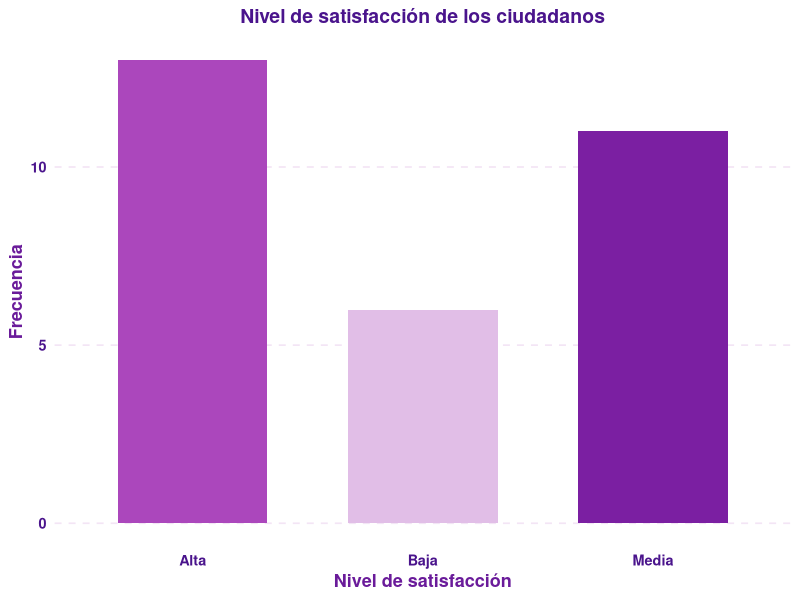
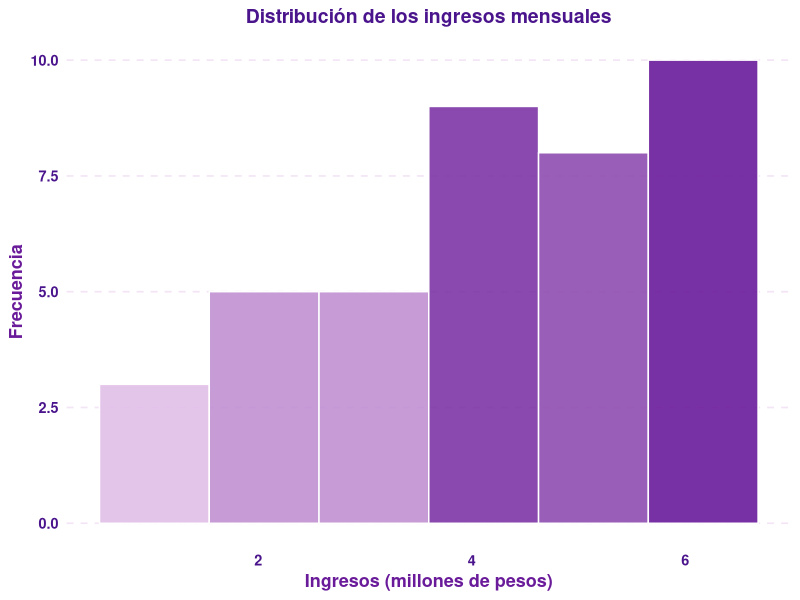
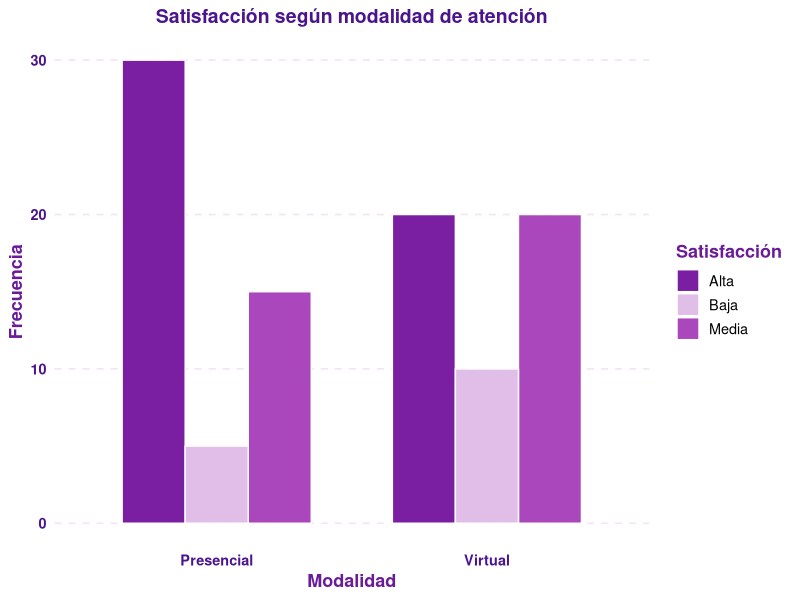
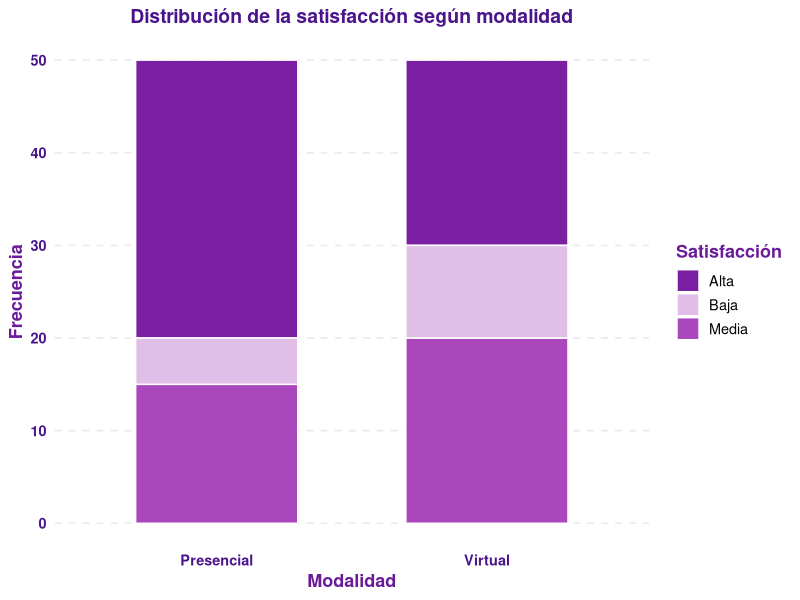
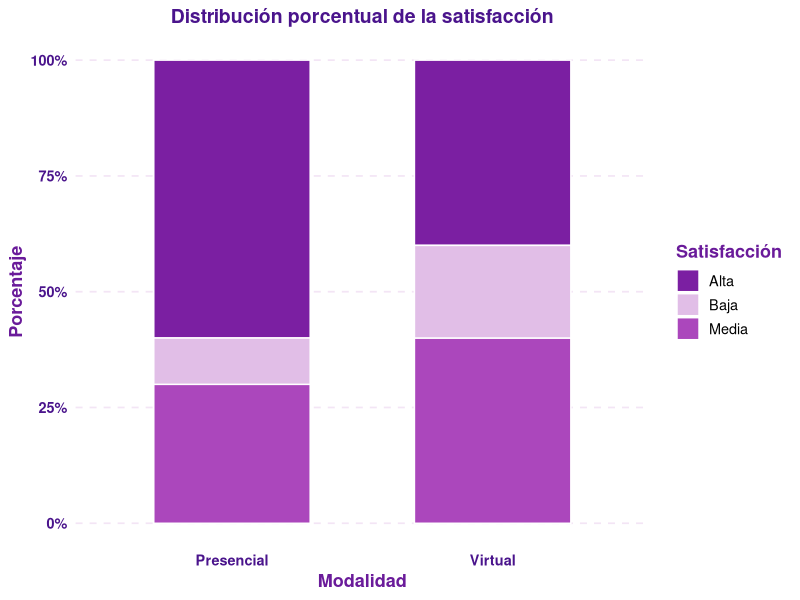

Write R code to recreate these figures, in order.
## ---- chunk 1
ipak <- function(pkg){

  options(repos = c(CRAN="https://cloud.r-project.org"))

  new.pkg <- pkg[!(pkg %in% rownames(installed.packages()))]

  if(length(new.pkg)) install.packages(new.pkg, dependencies = TRUE)

  invisible(lapply(pkg, function(p)
    suppressPackageStartupMessages(library(p, character.only = TRUE))
  ))
}

packages <- c("tidyverse","kableExtra","psych","readxl")

ipak(packages)
## ---- chunk 2
tramites <- c(
  1,2,1,3,2,4,1,2,3,1,
  2,3,2,1,4,2,3,1,2,3
)

table(tramites)
## ---- chunk 3
freq <- table(tramites)

freq_abs_acum <- cumsum(freq)

freq_abs_acum
## ---- chunk 4
frecuencias <- as.data.frame(table(tramites))

names(frecuencias) <- c("Valor", "fi")

frecuencias$Fi <- cumsum(frecuencias$fi)

frecuencias$hi <- frecuencias$fi / sum(frecuencias$fi)

frecuencias$Hi <- cumsum(frecuencias$hi)

frecuencias$Porcentaje <- frecuencias$hi * 100

frecuencias
## ---- chunk 5
frecuencias$hi <- round(frecuencias$hi, 4)

frecuencias$Hi <- round(frecuencias$Hi, 4)

frecuencias$Porcentaje <- round(
  frecuencias$Porcentaje, 2
)

frecuencias
## ---- chunk 6
satisfaccion <- c(
  "Alta","Media","Baja","Alta","Media",
  "Alta","Baja","Media","Alta","Alta",
  "Media","Baja","Alta","Media","Alta",
  "Baja","Media","Alta","Media","Alta",
  "Baja","Alta","Media","Alta","Media",
  "Baja","Alta","Media","Alta","Media"
)

table(satisfaccion)
## ---- chunk 7
prop.table(table(satisfaccion))
## ---- chunk 8
round(prop.table(table(satisfaccion)) * 100, 2)
## ---- chunk 9
library(ggplot2)

ggplot(data.frame(satisfaccion), aes(x = satisfaccion, fill = satisfaccion)) +
  geom_bar(width = 0.65, show.legend = FALSE) +
  scale_fill_manual(values = c(
    "Alta"  = "#AB47BC",  # Lila intermedio / brillante
    "Baja"  = "#E1BEE7",  # Lila claro pastel
    "Media" = "#7B1FA2"   # Morado más profundo
  )) +
  labs(
    title = "Nivel de satisfacción de los ciudadanos",
    x = "Nivel de satisfacción",
    y = "Frecuencia"
  ) +
  theme_minimal(base_size = 13) +
  theme(
    plot.title = element_text(face = "bold", color = "#4A148C", size = 14, hjust = 0.5),
    axis.title = element_text(face = "bold", color = "#6A1B9A"),
    axis.text = element_text(color = "#4A148C", face = "bold"),
    panel.grid.major.x = element_blank(),
    panel.grid.minor = element_blank(),
    panel.grid.major.y = element_line(color = "#F3E5F5", linetype = "dashed")
  )
## ---- chunk 10
set.seed(123)

ingresos <- round(
  runif(40, 1.2, 6.5),
  2
)

ingresos
## ---- chunk 11
intervalos <- cut(
  ingresos,
  breaks = c(1, 2, 3, 4, 5, 6, 7),
  right = FALSE
)

table(intervalos)
## ---- chunk 12
library(ggplot2)

ggplot(data.frame(ingresos), aes(x = ingresos, fill = after_stat(count))) +
  geom_histogram(
    bins = 6,
    color = "white",
    alpha = 0.9,
    show.legend = FALSE
  ) +
  scale_fill_gradient(
    low = "#E1BEE7",   # Lila pastel suave para la barra de menor frecuencia
    high = "#6A1B9A"   # Morado oscuro intenso para la barra de mayor frecuencia
  ) +
  labs(
    title = "Distribución de los ingresos mensuales",
    x = "Ingresos (millones de pesos)",
    y = "Frecuencia"
  ) +
  theme_minimal(base_size = 13) +
  theme(
    plot.title = element_text(face = "bold", color = "#4A148C", size = 14, hjust = 0.5),
    axis.title = element_text(face = "bold", color = "#6A1B9A"),
    axis.text = element_text(color = "#4A148C", face = "bold"),
    panel.grid.major.x = element_blank(),
    panel.grid.minor = element_blank(),
    panel.grid.major.y = element_line(color = "#F3E5F5", linetype = "dashed")
  )
## ---- chunk 13
datos <- data.frame(
  Modalidad = c(
    "Presencial","Presencial","Presencial",
    "Virtual","Virtual","Virtual"
  ),
  Satisfaccion = c(
    "Alta","Media","Baja",
    "Alta","Media","Baja"
  ),
  Frecuencia = c(
    30,15,5,
    20,20,10
  )
)

datos
## ---- chunk 14
tabla <- xtabs(
  Frecuencia ~ Modalidad + Satisfaccion,
  data = datos
)

tabla
## ---- chunk 15
addmargins(tabla)
## ---- chunk 16
margin.table(tabla, 1)
## ---- chunk 17
margin.table(tabla, 2)
## ---- chunk 18
prop.table(tabla)
## ---- chunk 19
round(prop.table(tabla) * 100, 2)
## ---- chunk 20
prop.table(tabla, 1)
## ---- chunk 21
round(prop.table(tabla, 1) * 100, 2)
## ---- chunk 22
prop.table(tabla, 2)
## ---- chunk 23
round(prop.table(tabla, 2) * 100, 2)
## ---- chunk 24
library(ggplot2)

datos_grafico <- data.frame(
  Modalidad = rep(c("Presencial", "Virtual"), each = 3),
  Satisfaccion = rep(c("Alta", "Media", "Baja"), 2),
  Frecuencia = c(30, 15, 5, 20, 20, 10)
)

ggplot(datos_grafico, aes(x = Modalidad, y = Frecuencia, fill = Satisfaccion)) +
  geom_col(position = "dodge", width = 0.7, color = "white") +
  scale_fill_manual(values = c(
    "Alta"  = "#7B1FA2",  # Morado oscuro
    "Media" = "#AB47BC",  # Lila intermedio
    "Baja"  = "#E1BEE7"   # Lila pastel claro
  )) +
  labs(
    title = "Satisfacción según modalidad de atención",
    x = "Modalidad",
    y = "Frecuencia",
    fill = "Satisfacción"
  ) +
  theme_minimal(base_size = 13) +
  theme(
    plot.title = element_text(face = "bold", color = "#4A148C", size = 14, hjust = 0.5),
    axis.title = element_text(face = "bold", color = "#6A1B9A"),
    axis.text = element_text(color = "#4A148C", face = "bold"),
    legend.title = element_text(face = "bold", color = "#6A1B9A"),
    legend.position = "right",
    panel.grid.major.x = element_blank(),
    panel.grid.minor = element_blank(),
    panel.grid.major.y = element_line(color = "#F3E5F5", linetype = "dashed")
  )
## ---- chunk 25
ggplot(
  datos_grafico,
  aes(
    x = Modalidad,
    y = Frecuencia,
    fill = Satisfaccion
  )
) +
  geom_col(color = "white", width = 0.6) +
  scale_fill_manual(values = c(
    "Alta"  = "#7B1FA2",  # Morado oscuro
    "Media" = "#AB47BC",  # Lila intermedio
    "Baja"  = "#E1BEE7"   # Lila pastel claro
  )) +
  labs(
    title = "Distribución de la satisfacción según modalidad",
    x = "Modalidad",
    y = "Frecuencia",
    fill = "Satisfacción"
  ) +
  theme_minimal(base_size = 13) +
  theme(
    plot.title = element_text(face = "bold", color = "#4A148C", size = 14, hjust = 0.5),
    axis.title = element_text(face = "bold", color = "#6A1B9A"),
    axis.text = element_text(color = "#4A148C", face = "bold"),
    legend.title = element_text(face = "bold", color = "#6A1B9A"),
    legend.position = "right",
    panel.grid.major.x = element_blank(),
    panel.grid.minor = element_blank(),
    panel.grid.major.y = element_line(color = "#F3E5F5", linetype = "dashed")
  )
## ---- chunk 26
ggplot(
  datos_grafico,
  aes(
    x = Modalidad,
    y = Frecuencia,
    fill = Satisfaccion
  )
) +
  geom_col(position = "fill", color = "white", width = 0.6) +
  scale_y_continuous(labels = scales::percent) +
  scale_fill_manual(values = c(
    "Alta"  = "#7B1FA2",  # Morado oscuro
    "Media" = "#AB47BC",  # Lila intermedio
    "Baja"  = "#E1BEE7"   # Lila pastel claro
  )) +
  labs(
    title = "Distribución porcentual de la satisfacción",
    x = "Modalidad",
    y = "Porcentaje",
    fill = "Satisfacción"
  ) +
  theme_minimal(base_size = 13) +
  theme(
    plot.title = element_text(face = "bold", color = "#4A148C", size = 14, hjust = 0.5),
    axis.title = element_text(face = "bold", color = "#6A1B9A"),
    axis.text = element_text(color = "#4A148C", face = "bold"),
    legend.title = element_text(face = "bold", color = "#6A1B9A"),
    legend.position = "right",
    panel.grid.major.x = element_blank(),
    panel.grid.minor = element_blank(),
    panel.grid.major.y = element_line(color = "#F3E5F5", linetype = "dashed")
  )
## ---- chunk 27
chisq.test(tabla)
## ---- chunk 28
tabla_frecuencias <- function(x) {
  
  fi <- table(x)
  
  tabla <- data.frame(
    Valor = names(fi),
    fi = as.vector(fi)
  )
  
  tabla$Fi <- cumsum(tabla$fi)
  
  tabla$hi <- tabla$fi / sum(tabla$fi)
  
  tabla$Hi <- cumsum(tabla$hi)
  
  tabla$Porcentaje <- tabla$hi * 100
  
  tabla
}
## ---- chunk 29
tabla_frecuencias(satisfaccion)
